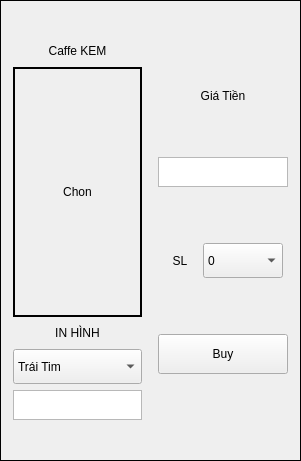
     <widget class="QFrame" name="verticalFrame_2">
      <property name="geometry">
       <rect>
        <x>310</x>
        <y>40</y>
        <width>301</width>
        <height>461</height>
       </rect>
      </property>
      <property name="frameShape">
       <enum>QFrame::Box</enum>
      </property>
      <layout class="QVBoxLayout" name="verticalLayout_7">
       <property name="leftMargin">
        <number>5</number>
       </property>
       <property name="topMargin">
        <number>5</number>
       </property>
       <property name="rightMargin">
        <number>5</number>
       </property>
       <property name="bottomMargin">
        <number>5</number>
       </property>
       <item>
        <layout class="QHBoxLayout" name="horizontalLayout_8">
         <property name="leftMargin">
          <number>2</number>
         </property>
         <property name="topMargin">
          <number>2</number>
         </property>
         <property name="rightMargin">
          <number>2</number>
         </property>
         <property name="bottomMargin">
          <number>2</number>
         </property>
         <item>
          <layout class="QVBoxLayout" name="verticalLayout_8">
           <property name="leftMargin">
            <number>5</number>
           </property>
           <property name="topMargin">
            <number>5</number>
           </property>
           <property name="rightMargin">
            <number>5</number>
           </property>
           <property name="bottomMargin">
            <number>5</number>
           </property>
           <item>
            <widget class="QLabel" name="nameID1_2">
             <property name="sizePolicy">
              <sizepolicy hsizetype="Maximum" vsizetype="Maximum">
               <horstretch>0</horstretch>
               <verstretch>0</verstretch>
              </sizepolicy>
             </property>
             <property name="minimumSize">
              <size>
               <width>20</width>
               <height>20</height>
              </size>
             </property>
             <property name="maximumSize">
              <size>
               <width>150</width>
               <height>20</height>
              </size>
             </property>
             <property name="frameShape">
              <enum>QFrame::Box</enum>
             </property>
             <property name="lineWidth">
              <number>0</number>
             </property>
             <property name="text">
              <string>Caffe KEM</string>
             </property>
             <property name="alignment">
              <set>Qt::AlignCenter</set>
             </property>
            </widget>
           </item>
           <item>
            <widget class="QLabel" name="imageID3">
             <property name="sizePolicy">
              <sizepolicy hsizetype="Maximum" vsizetype="Maximum">
               <horstretch>0</horstretch>
               <verstretch>0</verstretch>
              </sizepolicy>
             </property>
             <property name="minimumSize">
              <size>
               <width>120</width>
               <height>120</height>
              </size>
             </property>
             <property name="maximumSize">
              <size>
               <width>150</width>
               <height>250</height>
              </size>
             </property>
             <property name="frameShape">
              <enum>QFrame::Box</enum>
             </property>
             <property name="lineWidth">
              <number>2</number>
             </property>
             <property name="text">
              <string>Chon</string>
             </property>
             <property name="alignment">
              <set>Qt::AlignCenter</set>
             </property>
            </widget>
           </item>
           <item>
            <widget class="QLabel" name="imageAc_8">
             <property name="sizePolicy">
              <sizepolicy hsizetype="Maximum" vsizetype="Maximum">
               <horstretch>0</horstretch>
               <verstretch>0</verstretch>
              </sizepolicy>
             </property>
             <property name="minimumSize">
              <size>
               <width>20</width>
               <height>20</height>
              </size>
             </property>
             <property name="maximumSize">
              <size>
               <width>150</width>
               <height>20</height>
              </size>
             </property>
             <property name="frameShape">
              <enum>QFrame::Box</enum>
             </property>
             <property name="lineWidth">
              <number>0</number>
             </property>
             <property name="text">
              <string>IN HÌNH</string>
             </property>
             <property name="alignment">
              <set>Qt::AlignCenter</set>
             </property>
            </widget>
           </item>
           <item>
            <widget class="QComboBox" name="typeCaffeK">
             <property name="sizePolicy">
              <sizepolicy hsizetype="Preferred" vsizetype="Preferred">
               <horstretch>0</horstretch>
               <verstretch>0</verstretch>
              </sizepolicy>
             </property>
             <property name="minimumSize">
              <size>
               <width>80</width>
               <height>35</height>
              </size>
             </property>
             <property name="maximumSize">
              <size>
               <width>500</width>
               <height>35</height>
              </size>
             </property>
             <property name="ID" stdset="0">
              <number>1</number>
             </property>
             <item>
              <property name="text">
               <string>Trái Tim</string>
              </property>
             </item>
             <item>
              <property name="text">
               <string>Cành lá</string>
              </property>
             </item>
             <item>
              <property name="text">
               <string>Chữ</string>
              </property>
             </item>
            </widget>
           </item>
           <item>
            <widget class="QTextEdit" name="nameprint">
             <property name="maximumSize">
              <size>
               <width>16777215</width>
               <height>30</height>
              </size>
             </property>
             <property name="readOnly">
              <bool>true</bool>
             </property>
            </widget>
           </item>
          </layout>
         </item>
         <item>
          <layout class="QVBoxLayout" name="verticalLayout_9">
           <property name="leftMargin">
            <number>5</number>
           </property>
           <property name="topMargin">
            <number>5</number>
           </property>
           <property name="rightMargin">
            <number>5</number>
           </property>
           <property name="bottomMargin">
            <number>5</number>
           </property>
           <item>
            <widget class="QLabel" name="imageAc_6">
             <property name="sizePolicy">
              <sizepolicy hsizetype="Maximum" vsizetype="Maximum">
               <horstretch>0</horstretch>
               <verstretch>0</verstretch>
              </sizepolicy>
             </property>
             <property name="minimumSize">
              <size>
               <width>20</width>
               <height>20</height>
              </size>
             </property>
             <property name="maximumSize">
              <size>
               <width>150</width>
               <height>20</height>
              </size>
             </property>
             <property name="frameShape">
              <enum>QFrame::Box</enum>
             </property>
             <property name="lineWidth">
              <number>0</number>
             </property>
             <property name="text">
              <string>Giá Tiền</string>
             </property>
             <property name="alignment">
              <set>Qt::AlignCenter</set>
             </property>
            </widget>
           </item>
           <item>
            <widget class="QTextEdit" name="totalCoinID3">
             <property name="maximumSize">
              <size>
               <width>16777215</width>
               <height>30</height>
              </size>
             </property>
             <property name="readOnly">
              <bool>true</bool>
             </property>
            </widget>
           </item>
           <item>
            <layout class="QHBoxLayout" name="horizontalLayout_9">
             <property name="leftMargin">
              <number>5</number>
             </property>
             <property name="topMargin">
              <number>5</number>
             </property>
             <property name="rightMargin">
              <number>5</number>
             </property>
             <property name="bottomMargin">
              <number>5</number>
             </property>
             <item>
              <widget class="QLabel" name="imageAc_7">
               <property name="sizePolicy">
                <sizepolicy hsizetype="Maximum" vsizetype="Maximum">
                 <horstretch>0</horstretch>
                 <verstretch>0</verstretch>
                </sizepolicy>
               </property>
               <property name="minimumSize">
                <size>
                 <width>10</width>
                 <height>20</height>
                </size>
               </property>
               <property name="maximumSize">
                <size>
                 <width>150</width>
                 <height>250</height>
                </size>
               </property>
               <property name="frameShape">
                <enum>QFrame::Box</enum>
               </property>
               <property name="lineWidth">
                <number>0</number>
               </property>
               <property name="text">
                <string>SL</string>
               </property>
               <property name="alignment">
                <set>Qt::AlignCenter</set>
               </property>
              </widget>
             </item>
             <item>
              <widget class="QComboBox" name="numSlID3">
               <property name="sizePolicy">
                <sizepolicy hsizetype="Preferred" vsizetype="Preferred">
                 <horstretch>0</horstretch>
                 <verstretch>0</verstretch>
                </sizepolicy>
               </property>
               <property name="minimumSize">
                <size>
                 <width>80</width>
                 <height>35</height>
                </size>
               </property>
               <property name="maximumSize">
                <size>
                 <width>500</width>
                 <height>35</height>
                </size>
               </property>
               <property name="ID" stdset="0">
                <number>1</number>
               </property>
               <item>
                <property name="text">
                 <string>0</string>
                </property>
               </item>
               <item>
                <property name="text">
                 <string>1</string>
                </property>
               </item>
               <item>
                <property name="text">
                 <string>2</string>
                </property>
               </item>
              </widget>
             </item>
            </layout>
           </item>
           <item>
            <widget class="QPushButton" name="btnBuyID3">
             <property name="minimumSize">
              <size>
               <width>0</width>
               <height>40</height>
              </size>
             </property>
             <property name="text">
              <string>Buy</string>
             </property>
             <property name="ID" stdset="0">
              <number>1</number>
             </property>
            </widget>
           </item>
          </layout>
         </item>
        </layout>
       </item>
      </layout>
     </widget>
